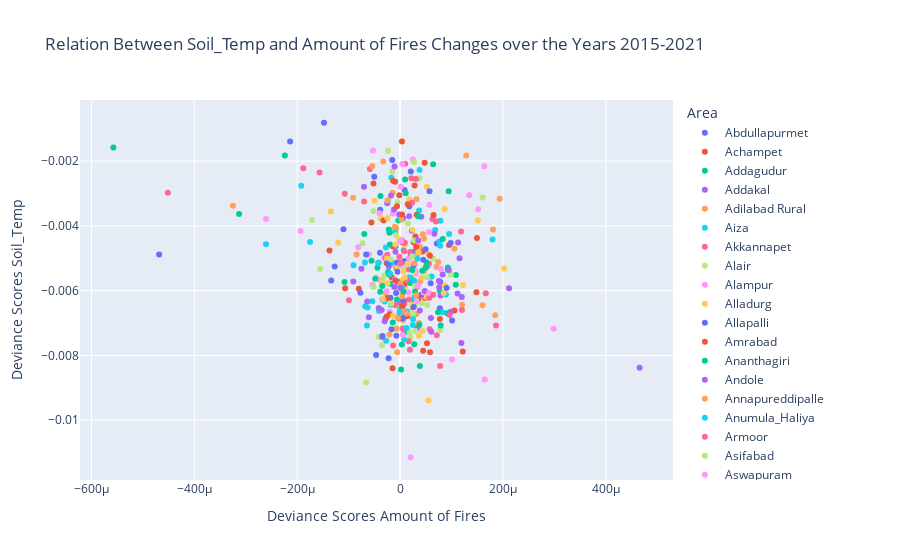

Notebook cell for this chart:
### Code cell
os.chdir('c:\\Users\\Jesse\\OneDrive\\Documenten\\Master BAOR\\Thesis\\GitHub\\dicra\\analytics\\sandbox\\notebooks\\crop_fires\\DPPD_Jesse\\Soil_Temp')
Soil_Temp_df = pd.read_csv('Soil_Temp_years_mandal.csv', index_col=0)
correlation(Soil_Temp_df, 2021, 'Soil_Temp', mandal_boundaries, 'Mandal_Nam')
